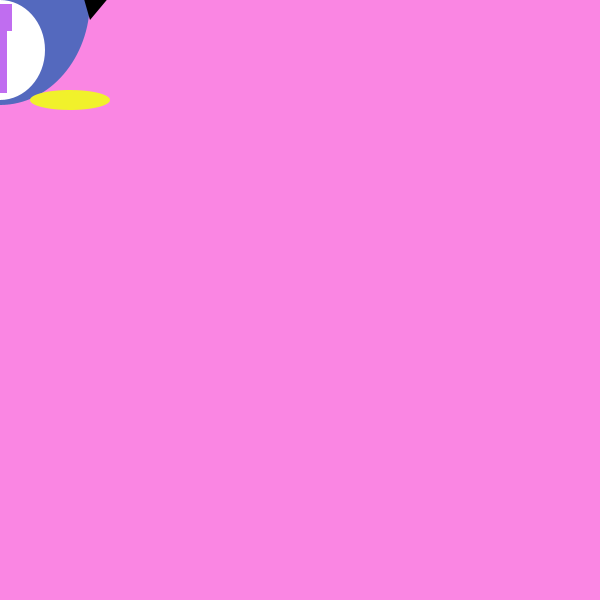
Frame 1 (no input)
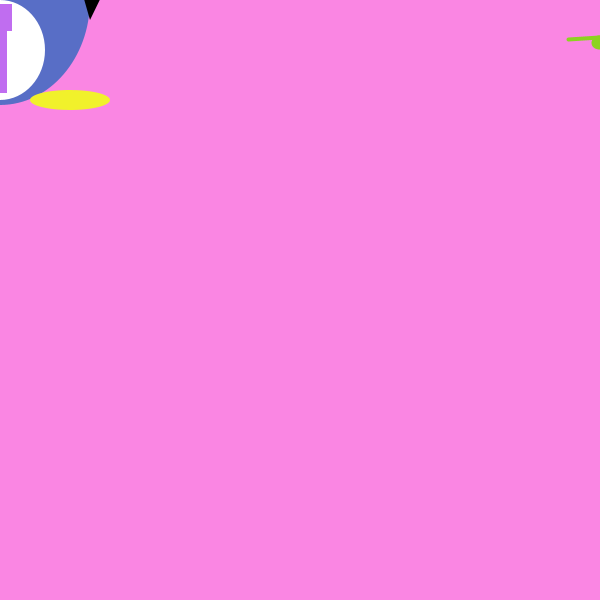
Frame 60 (the mouse pressed at the canvas centre just before this capture)
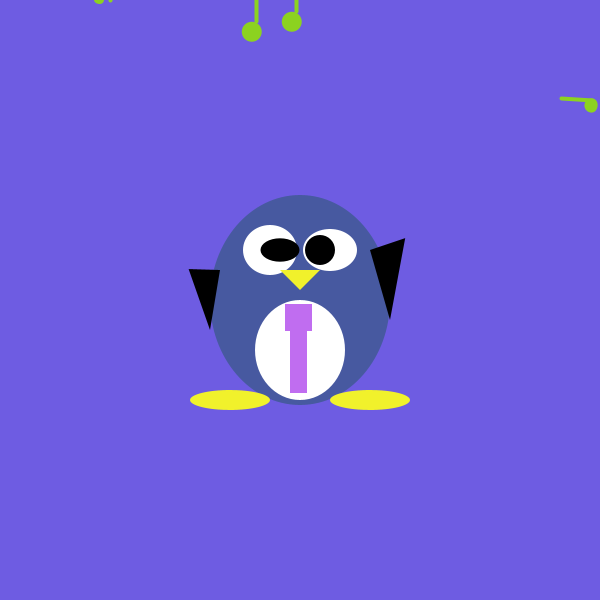
Frame 120 (the mouse held since frame 60 and released just before this capture)

The Processing sketch that drew these frames (run headless with seeded random() and noise(); from frame 60 on, the mouse is pressed at the canvas centre):

// Processing sketch: processing_87697
// ── processing_87697.pde

int myX;
int myY;
float x;
float y;
float easing = 0.03;
float m=0;
float n=0;
void setup() {
  size(600, 600); 
  noStroke();  
}

void draw() { 

myX=mouseX;
myY=mouseY;
if (mousePressed){background(110,92,226);}else 
{background(255,120,29);}//blue or orange
noStroke();
if (mouseX< width/2) {background(250,134,227);}//pink

  float targetX = mouseX;
  float dx = targetX - x;
  if(abs(dx) > 1) {
    x += dx * easing;
  }
  
  float targetY = mouseY;
  float dy = targetY - y;
  if(abs(dy) > 1) {
    y += dy * easing;
  }
  
noStroke();
float r=random(8,12); 
fill(r*8, r*10,r*18);//black body
ellipse(myX, myY, 180, 210);
fill(255,255,255);//white

ellipse(myX,myY+50,90,100);//belly

ellipse(myX-30,myY-50,54,50);//left eye
ellipse(myX+30,myY-50,54,42);//right eye
fill(0);//black
float w=random(2);
ellipse(myX-20,myY-50,30*1.3,30*w);//left eye2
ellipse(myX+20,myY-50,30,30);//right eye2
fill(192,109,240);//purple
rect(myX-15,myY+4,27,27);//tie
rect(myX-10,myY+10,17,83);//tie 2
fill(241,241,43);//yellow

ellipse(myX-70,myY+100,80,20);//left feet
ellipse(myX+70,myY+100,80,20);//right feet
triangle (myX-20,myY-30,myX+20,myY-30,myX,myY-10);
fill(0);//black
float e=random(1.3);
triangle(myX-180*e,myY-50*e,myX-80,myY-30,myX-90,myY+30);//left wing
triangle(myX+70,myY-50,myX+170*e,myY-100*e,myX+90,myY+20);//right wing  

float i=noise(2);
fill(140,210,32);//green 
ellipse(x,y-220,20,20);//left musical note 
ellipse(x+40,y-230,20,20);//right nusical note 
strokeWeight(4);  // Thicker
stroke(140,210,32);
line(x+5, y-280, x+5, y-230);//left line
line(x+45, y-290, x+45, y-240);//right line
line(x+5,y-280,x+45,y-290);//middle line
strokeWeight(3);//Thinner
fill(140,210,32);//green 
ellipse(m-20,n-120,m/17,n/17);//small musical note 
m=m+1;
n=n+1;
strokeWeight(4);  // Thicker
stroke(140,210,32);
line(m+5, n-180, m-10, n-120);//line2
line(m+5, n-180,m+20,n-160);

pushMatrix();
rotate(radians(frameCount/10));
translate(200,-300);
fill(140,210,32);//green 
ellipse(400,280,10,10);//rotate musical note 
strokeWeight(4);  // Thicker
stroke(140,210,32);
line(400,275,370,280);//rotate line
popMatrix();
}
